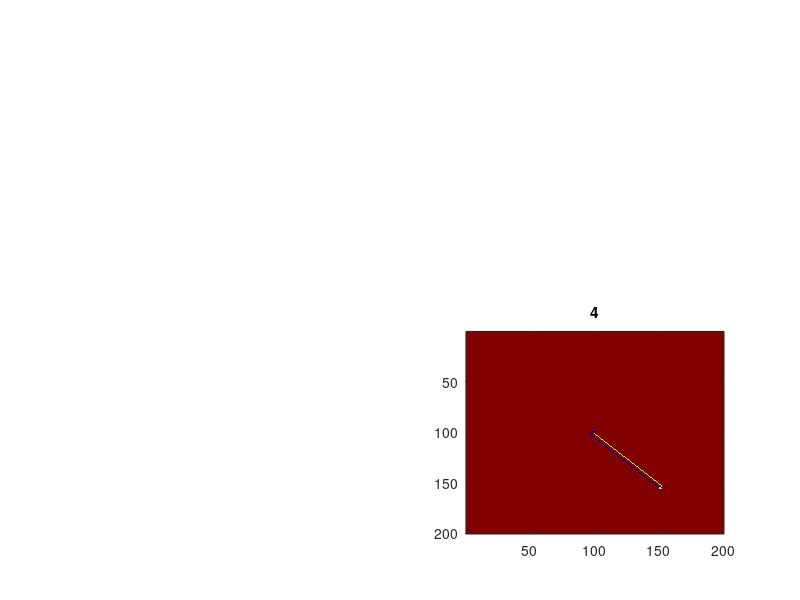

MATLAB code to generate this figure:
clear all; % close all; clc;
ip = 4;
n = 4;

T = 1000;
N = 200;
world = zeros(N, N);

% Colors and rules
color = [0 12 24];
turn = [1 1 -1]; % 1=left, -1=right

% Initial coordinates of painter
x_old = N/2;
x_new = N/2;
y_old = N/2 + 1;
y_new = N/2;
world(y_new, x_new) = color(1);

% Step in time and paint
for t = 1:T
    % Update coordinates
    x = x_new;
    y = y_new;
    
    % Paint :)
    idx = world(y, x) == color;
    world(y, x) = color(circshift(idx, 1));
    
   % Update old coordinates
    x_new = x + turn(idx)*(y_old - y);
    y_new = y + turn(idx)*(x - x_old);
    x_old = x;
    y_old = y;
end

% Final world
%figure()
colormap('jet')
subplot(2, 2, ip)
imagesc(imcomplement(world));
title([num2str(n)])
